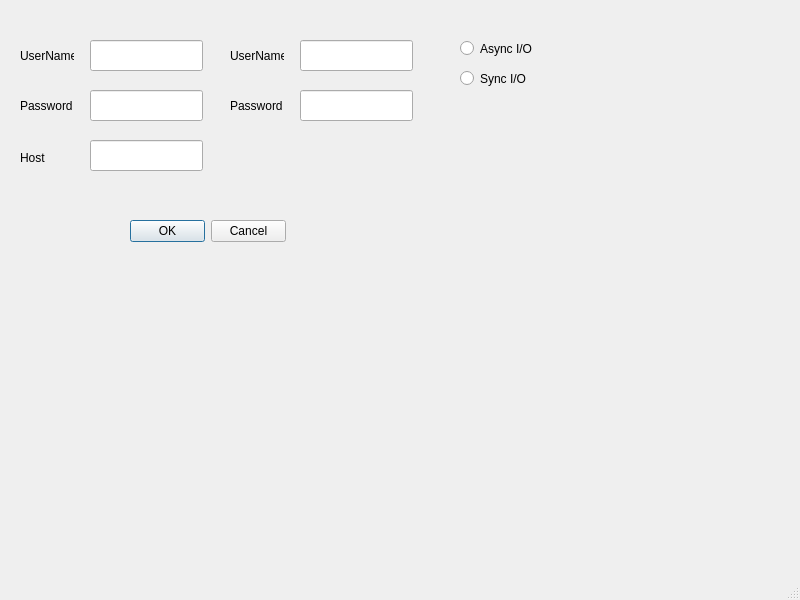
<?xml version="1.0" encoding="UTF-8"?>
<ui version="4.0">
 <class>MainWindow</class>
 <widget class="QMainWindow" name="MainWindow">
  <property name="geometry">
   <rect>
    <x>0</x>
    <y>0</y>
    <width>800</width>
    <height>600</height>
   </rect>
  </property>
  <property name="windowTitle">
   <string>MainWindow</string>
  </property>
  <widget class="QWidget" name="centralwidget">
   <widget class="QLineEdit" name="lineEdit">
    <property name="geometry">
     <rect>
      <x>90</x>
      <y>40</y>
      <width>113</width>
      <height>31</height>
     </rect>
    </property>
   </widget>
   <widget class="QLabel" name="label">
    <property name="geometry">
     <rect>
      <x>20</x>
      <y>50</y>
      <width>54</width>
      <height>12</height>
     </rect>
    </property>
    <property name="text">
     <string>UserName</string>
    </property>
   </widget>
   <widget class="QLineEdit" name="lineEdit_2">
    <property name="geometry">
     <rect>
      <x>90</x>
      <y>90</y>
      <width>113</width>
      <height>31</height>
     </rect>
    </property>
   </widget>
   <widget class="QLabel" name="label_2">
    <property name="geometry">
     <rect>
      <x>20</x>
      <y>100</y>
      <width>54</width>
      <height>12</height>
     </rect>
    </property>
    <property name="text">
     <string>Password</string>
    </property>
   </widget>
   <widget class="QLabel" name="label_3">
    <property name="geometry">
     <rect>
      <x>230</x>
      <y>50</y>
      <width>54</width>
      <height>12</height>
     </rect>
    </property>
    <property name="text">
     <string>UserName</string>
    </property>
   </widget>
   <widget class="QLineEdit" name="lineEdit_3">
    <property name="geometry">
     <rect>
      <x>300</x>
      <y>40</y>
      <width>113</width>
      <height>31</height>
     </rect>
    </property>
   </widget>
   <widget class="QLineEdit" name="lineEdit_4">
    <property name="geometry">
     <rect>
      <x>300</x>
      <y>90</y>
      <width>113</width>
      <height>31</height>
     </rect>
    </property>
   </widget>
   <widget class="QLabel" name="label_4">
    <property name="geometry">
     <rect>
      <x>230</x>
      <y>100</y>
      <width>54</width>
      <height>12</height>
     </rect>
    </property>
    <property name="text">
     <string>Password</string>
    </property>
   </widget>
   <widget class="QLabel" name="label_5">
    <property name="geometry">
     <rect>
      <x>20</x>
      <y>150</y>
      <width>51</width>
      <height>16</height>
     </rect>
    </property>
    <property name="text">
     <string>Host</string>
    </property>
   </widget>
   <widget class="QLineEdit" name="lineEdit_5">
    <property name="geometry">
     <rect>
      <x>90</x>
      <y>140</y>
      <width>113</width>
      <height>31</height>
     </rect>
    </property>
   </widget>
   <widget class="QDialogButtonBox" name="buttonBox">
    <property name="geometry">
     <rect>
      <x>130</x>
      <y>220</y>
      <width>156</width>
      <height>23</height>
     </rect>
    </property>
    <property name="standardButtons">
     <set>QDialogButtonBox::Cancel|QDialogButtonBox::Ok</set>
    </property>
   </widget>
   <widget class="QRadioButton" name="radioButton">
    <property name="geometry">
     <rect>
      <x>460</x>
      <y>40</y>
      <width>89</width>
      <height>17</height>
     </rect>
    </property>
    <property name="text">
     <string>Async I/O</string>
    </property>
   </widget>
   <widget class="QRadioButton" name="radioButton_2">
    <property name="geometry">
     <rect>
      <x>460</x>
      <y>70</y>
      <width>89</width>
      <height>17</height>
     </rect>
    </property>
    <property name="text">
     <string>Sync I/O</string>
    </property>
   </widget>
  </widget>
  <widget class="QMenuBar" name="menubar">
   <property name="geometry">
    <rect>
     <x>0</x>
     <y>0</y>
     <width>800</width>
     <height>17</height>
    </rect>
   </property>
  </widget>
  <widget class="QStatusBar" name="statusbar"/>
 </widget>
 <resources/>
 <connections/>
</ui>
